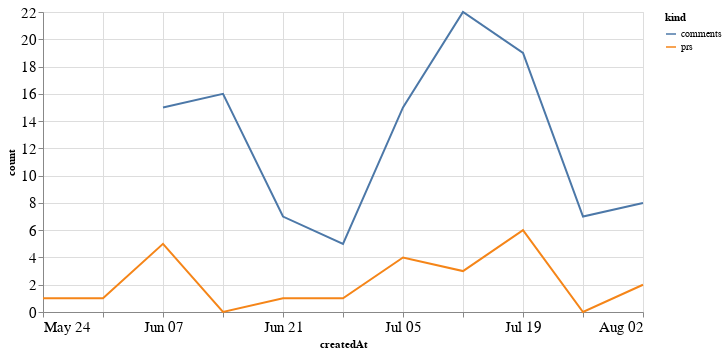

Notebook cell for this chart:
### Code cell
alt.Chart(total_time, width=600).mark_line().encode(
    x='createdAt',
    y='count',
    color='kind'
)

### Figure 1 — Vega-Lite specification as saved in the notebook (floating-point values rounded to 4 significant figures)
{"config": {"axisLeft": {"labelFontSize": 15}, "axisBottom": {"labelFontSize": 15}}, "data": {"name": "data-9e2c5b0584c00fc6c01b3627e1d8f0ad"}, "mark": "line", "encoding": {"color": {"type": "nominal", "field": "kind"}, "x": {"type": "temporal", "field": "createdAt"}, "y": {"type": "quantitative", "field": "count"}}, "width": 600, "$schema": "https://vega.github.io/schema/vega-lite/v4.8.1.json", "datasets": {"data-9e2c5b0584c00fc6c01b3627e1d8f0ad": [{"createdAt": "2020-05-24T00:00:00", "kind": "prs", "count": 1.0}, {"createdAt": "2020-05-31T00:00:00", "kind": "prs", "count": 1.0}, {"createdAt": "2020-06-07T00:00:00", "kind": "prs", "count": 5.0}, {"createdAt": "2020-06-14T00:00:00", "kind": "prs", "count": 0.0}, {"createdAt": "2020-06-21T00:00:00", "kind": "prs", "count": 1.0}, {"createdAt": "2020-06-28T00:00:00", "kind": "prs", "count": 1.0}, {"createdAt": "2020-07-05T00:00:00", "kind": "prs", "count": 4.0}, {"createdAt": "2020-07-12T00:00:00", "kind": "prs", "count": 3.0}, {"createdAt": "2020-07-19T00:00:00", "kind": "prs", "count": 6.0}, {"createdAt": "2020-07-26T00:00:00", "kind": "prs", "count": 0.0}, {"createdAt": "2020-08-02T00:00:00", "kind": "prs", "count": 2.0}, {"createdAt": "2020-05-24T00:00:00", "kind": "comments", "count": null}, {"createdAt": "2020-05-31T00:00:00", "kind": "comments", "count": null}, {"createdAt": "2020-06-07T00:00:00", "kind": "comments", "count": 15.0}, {"createdAt": "2020-06-14T00:00:00", "kind": "comments", "count": 16.0}, {"createdAt": "2020-06-21T00:00:00", "kind": "comments", "count": 7.0}, {"createdAt": "2020-06-28T00:00:00", "kind": "comments", "count": 5.0}, {"createdAt": "2020-07-05T00:00:00", "kind": "comments", "count": 15.0}, {"createdAt": "2020-07-12T00:00:00", "kind": "comments", "count": 22.0}, {"createdAt": "2020-07-19T00:00:00", "kind": "comments", "count": 19.0}, {"createdAt": "2020-07-26T00:00:00", "kind": "comments", "count": 7.0}, {"createdAt": "2020-08-02T00:00:00", "kind": "comments", "count": 8.0}]}}
